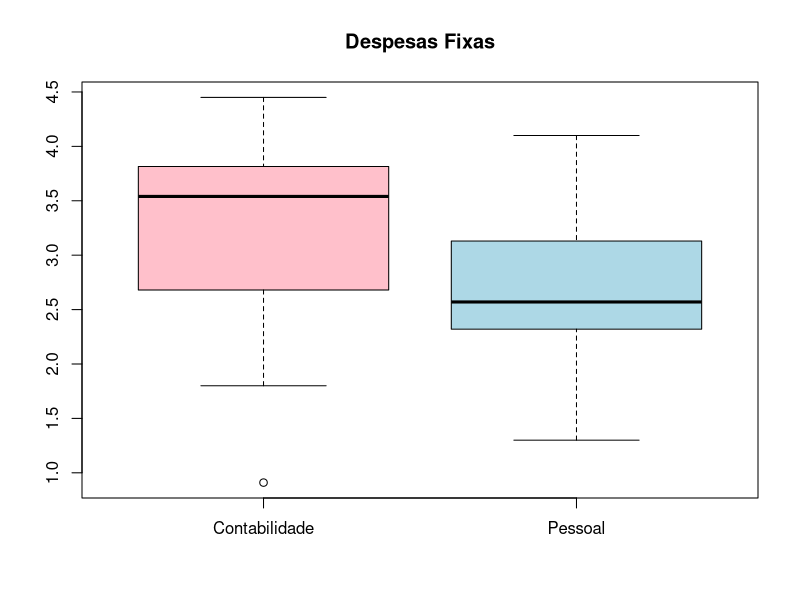

Reproduce this figure in R.
# Set my working directory
setwd("/home/deborass/Documentos/R/")

# Import data
data <- read.csv(file = 'exer2.csv', colClasses=c(NA, NA, NA, NA))

Fixas <- data.frame(data$Cont.Fixas, data$Pess.Fixas)

head(data)

# Boxplot
boxplot(Fixas, col=c("pink", "light blue"), names = c("Contabilidade", "Pessoal"), main="Despesas Fixas")

#imprime em pdf
dev.print(pdf, file="Fixas.pdf", width=8, height=8, pointsize=12)


